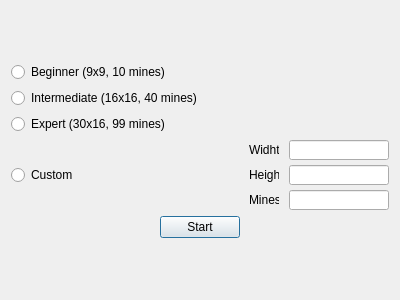
<?xml version="1.0" encoding="UTF-8"?>
<ui version="4.0">
 <class>ChangeDifficult</class>
 <widget class="QDialog" name="ChangeDifficult">
  <property name="geometry">
   <rect>
    <x>0</x>
    <y>0</y>
    <width>400</width>
    <height>300</height>
   </rect>
  </property>
  <property name="windowTitle">
   <string>Dialog</string>
  </property>
  <layout class="QVBoxLayout" name="verticalLayout_3">
   <item>
    <layout class="QVBoxLayout" name="verticalLayout_2">
     <item>
      <layout class="QVBoxLayout" name="verticalLayout">
       <item>
        <widget class="QRadioButton" name="radioButton_begginer">
         <property name="text">
          <string>Beginner (9x9, 10 mines)</string>
         </property>
        </widget>
       </item>
       <item>
        <widget class="QRadioButton" name="radioButton_intermediate">
         <property name="text">
          <string>Intermediate (16x16, 40 mines)</string>
         </property>
        </widget>
       </item>
       <item>
        <widget class="QRadioButton" name="radioButton_expert">
         <property name="text">
          <string>Expert (30x16, 99 mines)</string>
         </property>
        </widget>
       </item>
       <item>
        <layout class="QHBoxLayout" name="horizontalLayout">
         <item>
          <widget class="QRadioButton" name="radioButton_custom">
           <property name="text">
            <string>Custom</string>
           </property>
          </widget>
         </item>
         <item>
          <layout class="QGridLayout" name="gridLayout">
           <property name="sizeConstraint">
            <enum>QLayout::SetDefaultConstraint</enum>
           </property>
           <property name="horizontalSpacing">
            <number>10</number>
           </property>
           <property name="verticalSpacing">
            <number>5</number>
           </property>
           <item row="1" column="1">
            <widget class="QLineEdit" name="heightEdit">
             <property name="maximumSize">
              <size>
               <width>100</width>
               <height>20</height>
              </size>
             </property>
            </widget>
           </item>
           <item row="0" column="0">
            <widget class="QLabel" name="label">
             <property name="minimumSize">
              <size>
               <width>30</width>
               <height>0</height>
              </size>
             </property>
             <property name="maximumSize">
              <size>
               <width>30</width>
               <height>30</height>
              </size>
             </property>
             <property name="text">
              <string>Widht</string>
             </property>
            </widget>
           </item>
           <item row="0" column="1">
            <widget class="QLineEdit" name="widhtEdit">
             <property name="maximumSize">
              <size>
               <width>100</width>
               <height>20</height>
              </size>
             </property>
            </widget>
           </item>
           <item row="1" column="0">
            <widget class="QLabel" name="label_2">
             <property name="minimumSize">
              <size>
               <width>30</width>
               <height>0</height>
              </size>
             </property>
             <property name="maximumSize">
              <size>
               <width>30</width>
               <height>30</height>
              </size>
             </property>
             <property name="text">
              <string>Height</string>
             </property>
            </widget>
           </item>
           <item row="2" column="1">
            <widget class="QLineEdit" name="minesEdit">
             <property name="maximumSize">
              <size>
               <width>100</width>
               <height>20</height>
              </size>
             </property>
            </widget>
           </item>
           <item row="2" column="0">
            <widget class="QLabel" name="label_3">
             <property name="minimumSize">
              <size>
               <width>30</width>
               <height>0</height>
              </size>
             </property>
             <property name="maximumSize">
              <size>
               <width>30</width>
               <height>30</height>
              </size>
             </property>
             <property name="text">
              <string>Mines</string>
             </property>
            </widget>
           </item>
          </layout>
         </item>
        </layout>
       </item>
      </layout>
     </item>
     <item alignment="Qt::AlignHCenter">
      <widget class="QPushButton" name="pushButton">
       <property name="maximumSize">
        <size>
         <width>100</width>
         <height>16777215</height>
        </size>
       </property>
       <property name="layoutDirection">
        <enum>Qt::LeftToRight</enum>
       </property>
       <property name="text">
        <string>Start</string>
       </property>
      </widget>
     </item>
    </layout>
   </item>
  </layout>
 </widget>
 <resources/>
 <connections/>
</ui>
